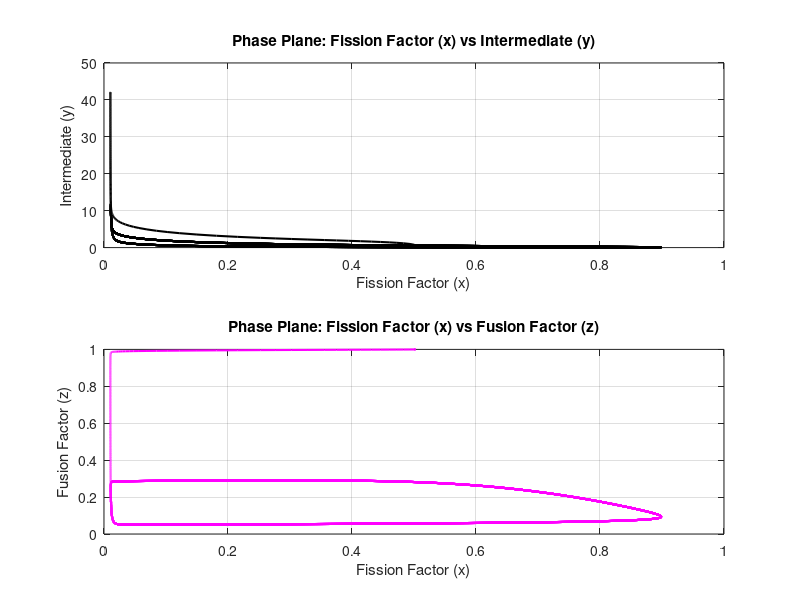

Reproduce this figure in MATLAB. (Note: this script raises an error after producing the figure.)
clear all
%%
% MATLAB Code for Mitochondrial Dynamics Figures

% Parameters
epsilon = 0.01;          % Scaled parameter epsilon
epsilon_prime = 0.001;    % Scaled parameter epsilon'
q = 0.01;               % Parameter q
f = 1;                    % Stoichiometric factor

% % Parameters
% epsilon = 0.01;          % Scaled parameter epsilon
% epsilon_prime = 0.001;   % Scaled parameter epsilon'
% q = 0.01;                % Parameter q
% f = 1;                   % Stoichiometric factor

% Time span for simulation
tspan = [0 50]; 

% Initial conditions for x, y, z
x0 = 0.5;  % Initial fission factor concentration (DRP1)
y0 = 0.2;  % Initial intermediate concentration (MID49/51)
z0 = 1;    % Initial fusion factor concentration (MFN1/2, OPA1)
initial_conditions = [x0, y0, z0];

% scaled Field-Noyes equations
oregonator_eqns = @(t, vars) [
    (1/epsilon) * (q * vars(2) - vars(1) * vars(2) + vars(1) * (1 - vars(1)));  % dx/dτ
    (1/epsilon_prime) * (-q * vars(2) - vars(1) * vars(2) + f * vars(3));      % dy/dτ
    vars(1) - vars(3)                                                         % dz/dτ
];

[t, vars] = ode45(oregonator_eqns, tspan, initial_conditions);

% Extract solutions
x = vars(:, 1);  % Fission factor (DRP1)
y = vars(:, 2);  % Intermediate (MID49/51)
z = vars(:, 3);  % Fusion factor (MFN1/2, OPA1)

% log transformed solutions
x_log = log10(x);
y_log = log10(y);
z_log = log10(z);

%% Figure 2A-B: Phase Plane Plot (Subplots)
figure;
subplot(2, 1, 1);
plot(x, y, 'k', 'LineWidth', 1.5);
title('Phase Plane: Fission Factor (x) vs Intermediate (y)');
xlabel('Fission Factor (x)');
ylabel('Intermediate (y)');
grid on;

subplot(2, 1, 2);
plot(x, z, 'm', 'LineWidth', 1.5);
title('Phase Plane: Fission Factor (x) vs Fusion Factor (z)');
xlabel('Fission Factor (x)');
ylabel('Fusion Factor (z)');
grid on;

sgtitle('Mitochondrial Dynamics: Phase Planes');

%% Figure 2C: Parameter Sweep (Subplots)
% Parameter sweeps for epsilon, epsilon_prime, and f
epsilon_values = [0.005, 0.01, 0.02, 0.03];
epsilon_prime_values = [0.0005, 0.001, 0.002];
f_values = [0.8, 1, 1.2];

figure;

% Sweep epsilon
subplot(3, 1, 1);
hold on;
for i = 1:length(epsilon_values)
    epsilon = epsilon_values(i);
    oregonator_eqns = @(t, vars) [
        (1/epsilon) * (q * vars(2) - vars(1) * vars(2) + vars(1) * (1 - vars(1)));
        (1/epsilon_prime) * (-q * vars(2) - vars(1) * vars(2) + f * vars(3));
        vars(1) - vars(3)
    ];
    [t, vars] = ode45(oregonator_eqns, tspan, initial_conditions);
    plot(t, vars(:, 1), 'LineWidth', 1.5);
end
title('Sweep: \epsilon');
xlabel('Time (\tau)');
ylabel('Fission Factor (x)');
legend('\epsilon = 0.005', '\epsilon = 0.01', '\epsilon = 0.02', '\epsilon = 0.03');
grid on;

% Sweep epsilon_prime
subplot(3, 1, 2);
hold on;
for i = 1:length(epsilon_prime_values)
    epsilon_prime = epsilon_prime_values(i);
    oregonator_eqns = @(t, vars) [
        (1/epsilon) * (q * vars(2) - vars(1) * vars(2) + vars(1) * (1 - vars(1)));
        (1/epsilon_prime) * (-q * vars(2) - vars(1) * vars(2) + f * vars(3));
        vars(1) - vars(3)
    ];
    [t, vars] = ode45(oregonator_eqns, tspan, initial_conditions);
    plot(t, vars(:, 1), 'LineWidth', 1.5);
end
title('Sweep: \epsilon''');
xlabel('Time (\tau)');
ylabel('Fission Factor (x)');
legend('\epsilon'' = 0.0005', '\epsilon'' = 0.001', '\epsilon'' = 0.002');
grid on;

% Sweep f
subplot(3, 1, 3);
hold on;
for i = 1:length(f_values)
    f = f_values(i);
    oregonator_eqns = @(t, vars) [
        (1/epsilon) * (q * vars(2) - vars(1) * vars(2) + vars(1) * (1 - vars(1)));
        (1/epsilon_prime) * (-q * vars(2) - vars(1) * vars(2) + f * vars(3));
        vars(1) - vars(3)
    ];
    [t, vars] = ode45(oregonator_eqns, tspan, initial_conditions);
    plot(t, vars(:, 1), 'LineWidth', 1.5);
end
title('Sweep: Stoichiometric Factor (f)');
xlabel('Time (\tau)');
ylabel('Fission Factor (x)');
legend('f = 0.8', 'f = 1', 'f = 1.2');
grid on;

sgtitle('Parameter Sweeps for \epsilon, \epsilon'', and f');
